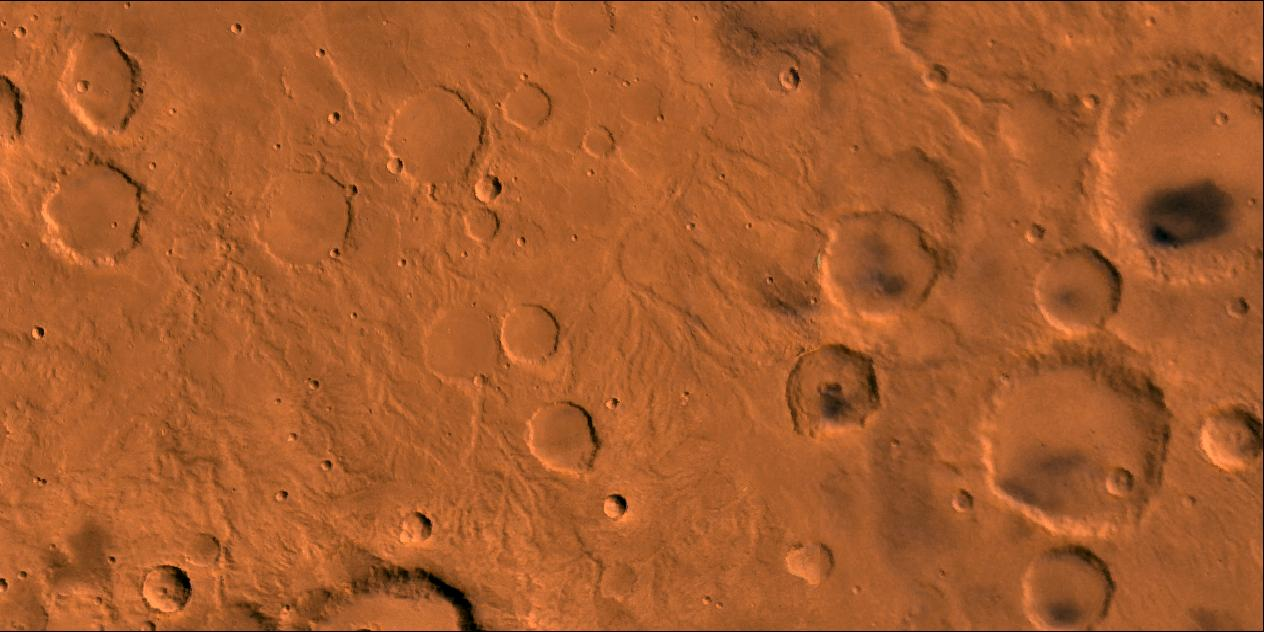
#> input picture assets/sample_maps/mar3.jpg, 1264 x 632 px
$ python crater_detection.py
#> lines starting #> are read from the running program, lines starting #| are printed output that depends on the picture; after the words box and inside, x2 and y2 are one past the last pixel; in counts of white or black regions, pixels touching at a corner belong together
import cv2
import numpy as np
from pathlib import Path

PROJECT_ROOT = Path(__file__).resolve().parents[2]
img = cv2.imread(str(PROJECT_ROOT / "assets" / "sample_maps" / "mar3.jpg"))
#> img is the input picture: shape (632, 1264, 3); mean B, G, R 44, 92.3, 167.4
if img is None:
    print("Error: Image not loaded. Check the file path.")
    exit()
gray = cv2.cvtColor(img, cv2.COLOR_BGR2GRAY)
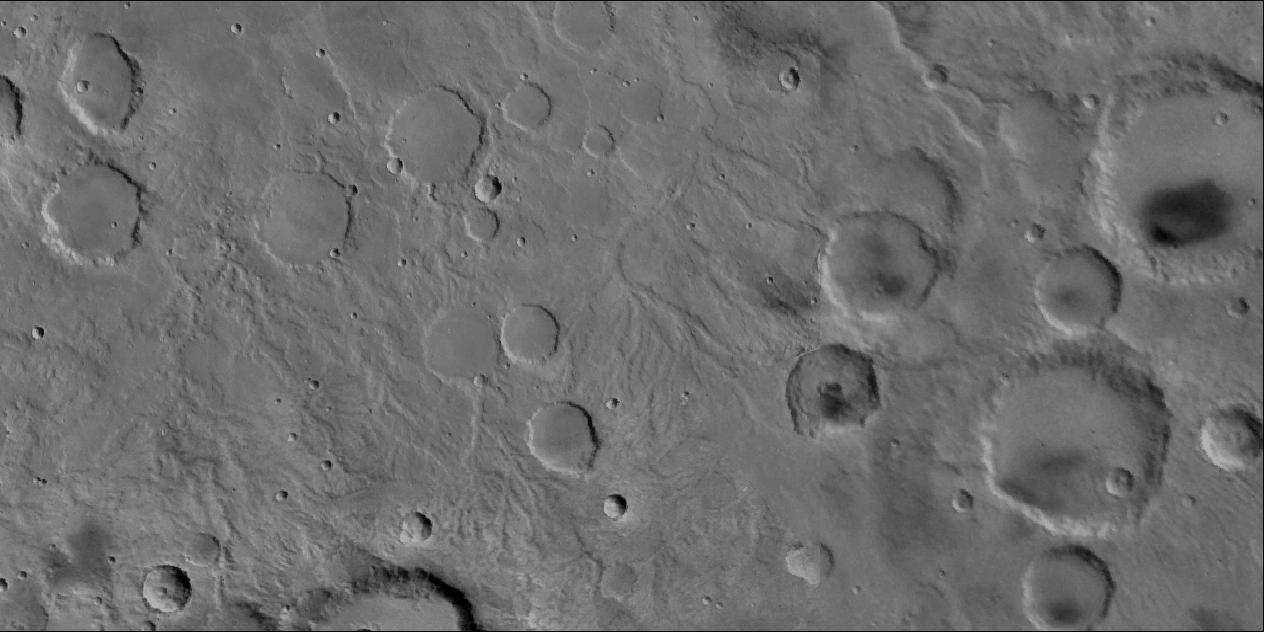
#> gray: shape (632, 1264); min 0, max 187, mean 109.3
gray_blurred = cv2.GaussianBlur(gray, (9, 9), 2)
kernel = np.ones((5, 5), np.uint8)
gray_blurred = cv2.morphologyEx(gray_blurred, cv2.MORPH_OPEN, kernel)

edges = cv2.Canny(gray_blurred, 50, 150)
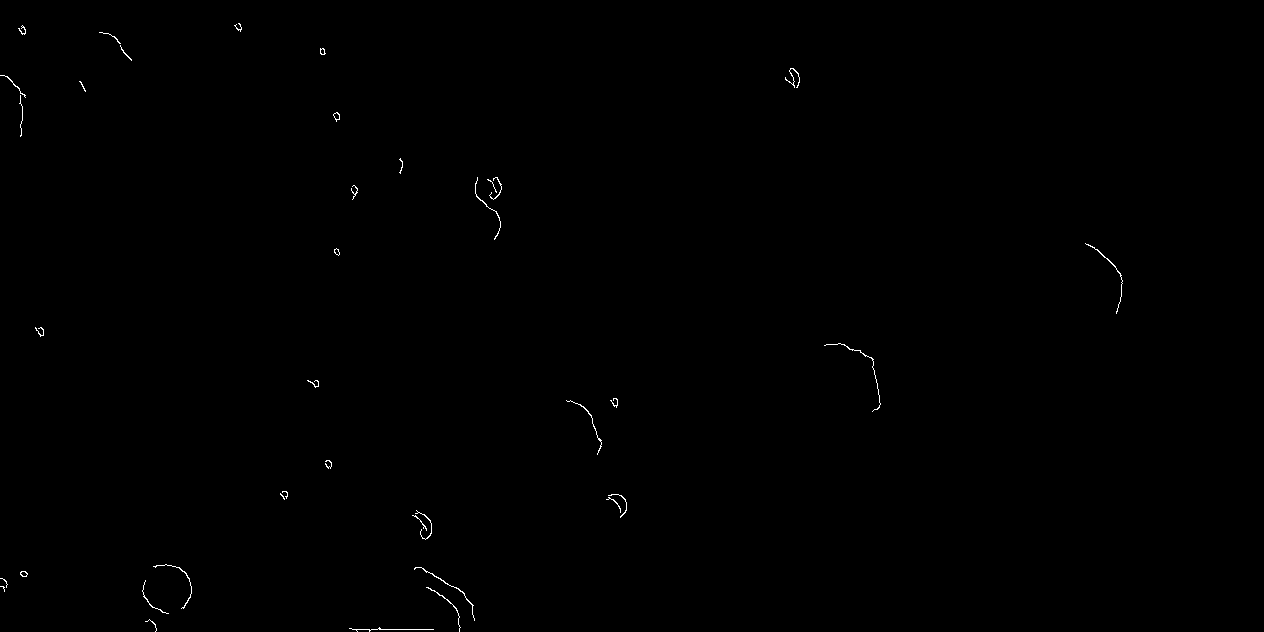
#> edges: shape (632, 1264); 0.21% white in thin lines or dots, all inside (x1, y1, x2, y2) = (0, 23, 1123, 632)
dp = 1.1
minDist = 30
param1 = 50
param2 = 30
minRadius = 20
maxRadius = 80

circles = cv2.HoughCircles(
    gray_blurred, cv2.HOUGH_GRADIENT, dp=dp, minDist=minDist,
    param1=param1, param2=param2, minRadius=minRadius, maxRadius=maxRadius
)
#> circles = [[1067.6, 592.4, 47.5], [1077.5, 288.8, 44.2], [164.4, 589, 26.27], [560.5, 437.2, 37.38], [102.8, 81.95, 43.32], [824.5, 392.1, 40.13], [534, 331.6, 26.05]]
output = img.copy()

if circles is not None:
    circles = np.round(circles[0, :]).astype("int")
#> circles = [[1068, 592, 48], [1077, 289, 44], [164, 589, 26], [560, 437, 37], [103, 82, 43], [824, 392, 40], [534, 332, 26]]
    filtered_circles = []

    for (x, y, r) in circles:
        if 20 <= r <= 80:
            if 100 <= x <= img.shape[1] - 100 and 100 <= y <= img.shape[0] - 100:
                filtered_circles.append((x, y, r))
#> this loop made 7 passes
#> after the loop, filtered_circles = [(1077, 289, 44), (560, 437, 37), (824, 392, 40), (534, 332, 26)]

    # Draw filtered circles
    for (x, y, r) in filtered_circles:
        cv2.circle(output, (x, y), r, (255, 0, 255), 2)
        cv2.circle(output, (x, y), 2, (0, 0, 255), 2)
#> this loop made 4 passes
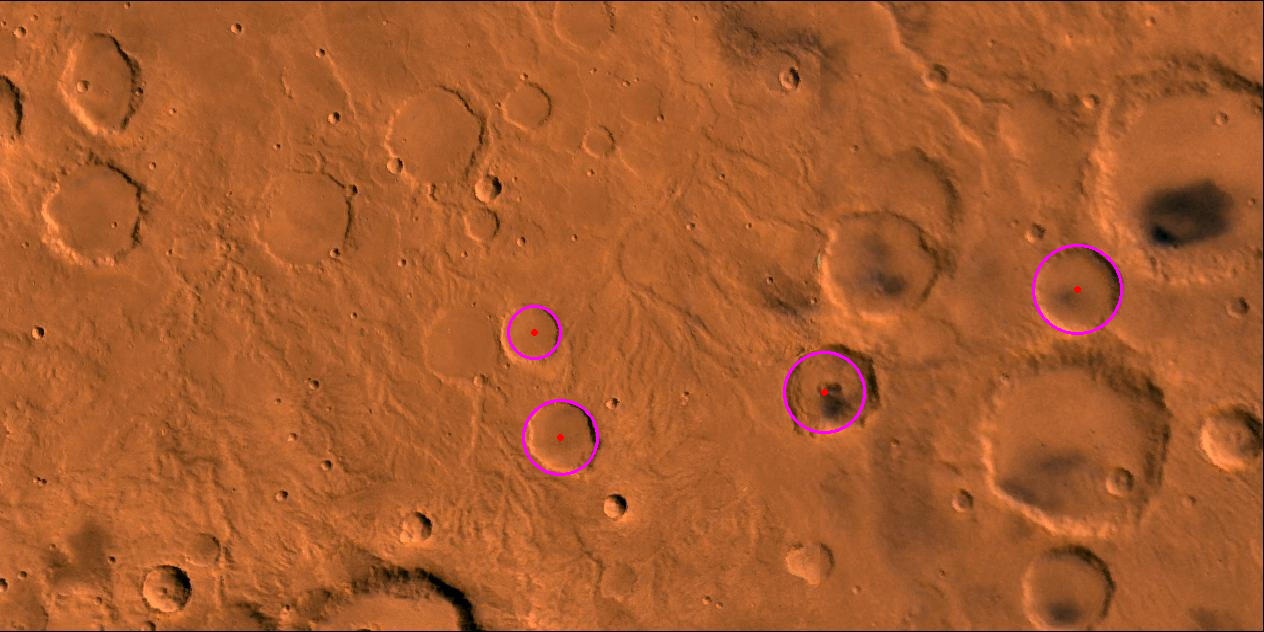
#> output: shape (632, 1264, 3); 0.37% of pixels changed, all inside (x1, y1, x2, y2) = (507, 244, 1123, 476)
else:
    print("No circles detected with the current parameters.")


cv2.imshow('Detected Circles', output)
cv2.imshow('Blurred Gray Image', gray_blurred)
cv2.imshow('Edges', edges)
cv2.waitKey(0)
cv2.destroyAllWindows()

$ run again, with assets/sample_maps/mar8.jpg copied over assets/sample_maps/mar3.jpg
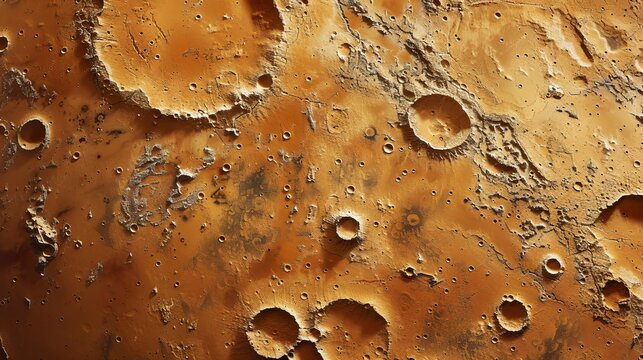
#> input picture assets/sample_maps/mar8.jpg, 643 x 360 px
#> img is the input picture: shape (360, 643, 3); mean B, G, R 52, 103.1, 157.1
#> `edges = cv2.Canny(gray_blurred, 50, 150)`:
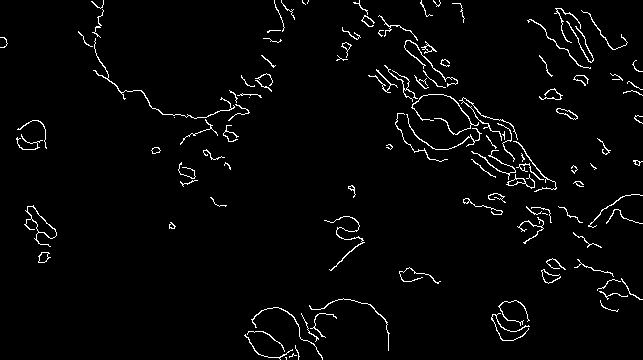
#> edges: shape (360, 643); 2.7% white in thin lines or dots
#> `circles = cv2.HoughCircles( gray_blurred, cv2.HOUGH_GRADIENT, dp=dp, m..`: circles = 41 rows, first 8: [502.2, 67.65, 79.29], [572.5, 146.9, 69.61], [539.5, 134.8, 69.61], [460.4, 204.1, 78.08], [567, 112.8, 72.03], [502.2, 167.8, 46.62], [494.5, 217.2, 78.08], [559.4, 200.8, 47.83]
#> `circles = np.round(circles[0, :]).astype("int")`: circles = 41 rows, first 8: [502, 68, 79], [573, 147, 70], [540, 135, 70], [460, 204, 78], [567, 113, 72], [502, 168, 47], [494, 217, 78], [559, 201, 48]
#> the loop `for (x, y, r) in circles:` made 41 passes
#> after the loop `for (x, y, r) in circles:`: filtered_circles = 21 items, first 6: (540, 135, 70), (460, 204, 78), (502, 168, 47), (494, 217, 78), (442, 117, 32), (529, 227, 47)
#> the loop `for (x, y, r) in filtered_circles:` made 21 passes
#> after the loop `for (x, y, r) in filtered_circles:`:
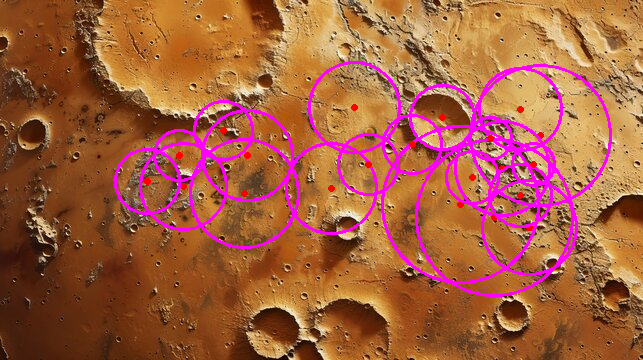
#> output: shape (360, 643, 3); 6.7% of pixels changed, all inside (x1, y1, x2, y2) = (114, 61, 612, 297)
